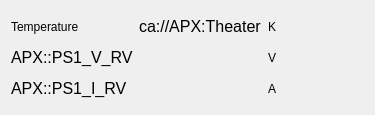
  <widget class="QWidget" name="layoutWidget_10">
   <property name="geometry">
    <rect>
     <x>10</x>
     <y>480</y>
     <width>375</width>
     <height>115</height>
    </rect>
   </property>
   <layout class="QGridLayout" name="gridLayout_3">
    <property name="verticalSpacing">
     <number>0</number>
    </property>
    <item row="1" column="0">
     <widget class="PyDMLabel" name="BeamCurrAvg_16">
      <property name="font">
       <font>
        <pointsize>12</pointsize>
       </font>
      </property>
      <property name="toolTip">
       <string/>
      </property>
      <property name="text">
       <string>APX::PS1_V_RV</string>
      </property>
      <property name="precision" stdset="0">
       <number>2</number>
      </property>
      <property name="precisionFromPV" stdset="0">
       <bool>false</bool>
      </property>
      <property name="channel" stdset="0">
       <string>ca://APX:PS1_V_RV</string>
      </property>
      <property name="displayFormat" stdset="0">
       <enum>PyDMLabel::Decimal</enum>
      </property>
     </widget>
    </item>
    <item row="0" column="1">
     <widget class="PyDMLabel" name="BeamCurrAvg_15">
      <property name="font">
       <font>
        <pointsize>12</pointsize>
       </font>
      </property>
      <property name="toolTip">
       <string/>
      </property>
      <property name="text">
       <string>ca://APX:Theater</string>
      </property>
      <property name="precision" stdset="0">
       <number>2</number>
      </property>
      <property name="precisionFromPV" stdset="0">
       <bool>false</bool>
      </property>
      <property name="channel" stdset="0">
       <string>ca://APX:Theater</string>
      </property>
      <property name="displayFormat" stdset="0">
       <enum>PyDMLabel::Decimal</enum>
      </property>
     </widget>
    </item>
    <item row="3" column="1">
     <widget class="PyDMSlider" name="PyDMSlider_5">
      <property name="toolTip">
       <string/>
      </property>
      <property name="precision" stdset="0">
       <number>2</number>
      </property>
      <property name="showUnits" stdset="0">
       <bool>false</bool>
      </property>
      <property name="precisionFromPV" stdset="0">
       <bool>false</bool>
      </property>
      <property name="channel" stdset="0">
       <string>ca://APX:PS1_I_RV</string>
      </property>
      <property name="orientation" stdset="0">
       <enum>Qt::Horizontal</enum>
      </property>
      <property name="userDefinedLimits" stdset="0">
       <bool>true</bool>
      </property>
      <property name="userMinimum" stdset="0">
       <double>0.020000000000000</double>
      </property>
      <property name="userMaximum" stdset="0">
       <double>0.230000000000000</double>
      </property>
      <property name="num_steps" stdset="0">
       <number>116</number>
      </property>
     </widget>
    </item>
    <item row="1" column="1">
     <widget class="PyDMSlider" name="PyDMSlider_6">
      <property name="toolTip">
       <string/>
      </property>
      <property name="precision" stdset="0">
       <number>2</number>
      </property>
      <property name="showUnits" stdset="0">
       <bool>false</bool>
      </property>
      <property name="precisionFromPV" stdset="0">
       <bool>false</bool>
      </property>
      <property name="channel" stdset="0">
       <string>ca://APX:PS1_V_RV</string>
      </property>
      <property name="orientation" stdset="0">
       <enum>Qt::Horizontal</enum>
      </property>
      <property name="userDefinedLimits" stdset="0">
       <bool>true</bool>
      </property>
      <property name="userMinimum" stdset="0">
       <double>0.300000000000000</double>
      </property>
      <property name="userMaximum" stdset="0">
       <double>8.500000000000000</double>
      </property>
      <property name="num_steps" stdset="0">
       <number>426</number>
      </property>
     </widget>
    </item>
    <item row="3" column="0">
     <widget class="PyDMLabel" name="BeamCurrAvg_17">
      <property name="font">
       <font>
        <pointsize>12</pointsize>
       </font>
      </property>
      <property name="toolTip">
       <string/>
      </property>
      <property name="text">
       <string>APX::PS1_I_RV</string>
      </property>
      <property name="precision" stdset="0">
       <number>2</number>
      </property>
      <property name="precisionFromPV" stdset="0">
       <bool>false</bool>
      </property>
      <property name="channel" stdset="0">
       <string>ca://APX:PS1_I_RV</string>
      </property>
      <property name="displayFormat" stdset="0">
       <enum>PyDMLabel::Decimal</enum>
      </property>
     </widget>
    </item>
    <item row="0" column="0">
     <widget class="QLabel" name="label_15">
      <property name="text">
       <string>Temperature</string>
      </property>
     </widget>
    </item>
    <item row="1" column="2">
     <widget class="QLabel" name="label_21">
      <property name="text">
       <string>V</string>
      </property>
     </widget>
    </item>
    <item row="0" column="2">
     <widget class="QLabel" name="label_29">
      <property name="text">
       <string>K</string>
      </property>
     </widget>
    </item>
    <item row="3" column="2">
     <widget class="QLabel" name="label_20">
      <property name="text">
       <string>A</string>
      </property>
     </widget>
    </item>
   </layout>
  </widget>
